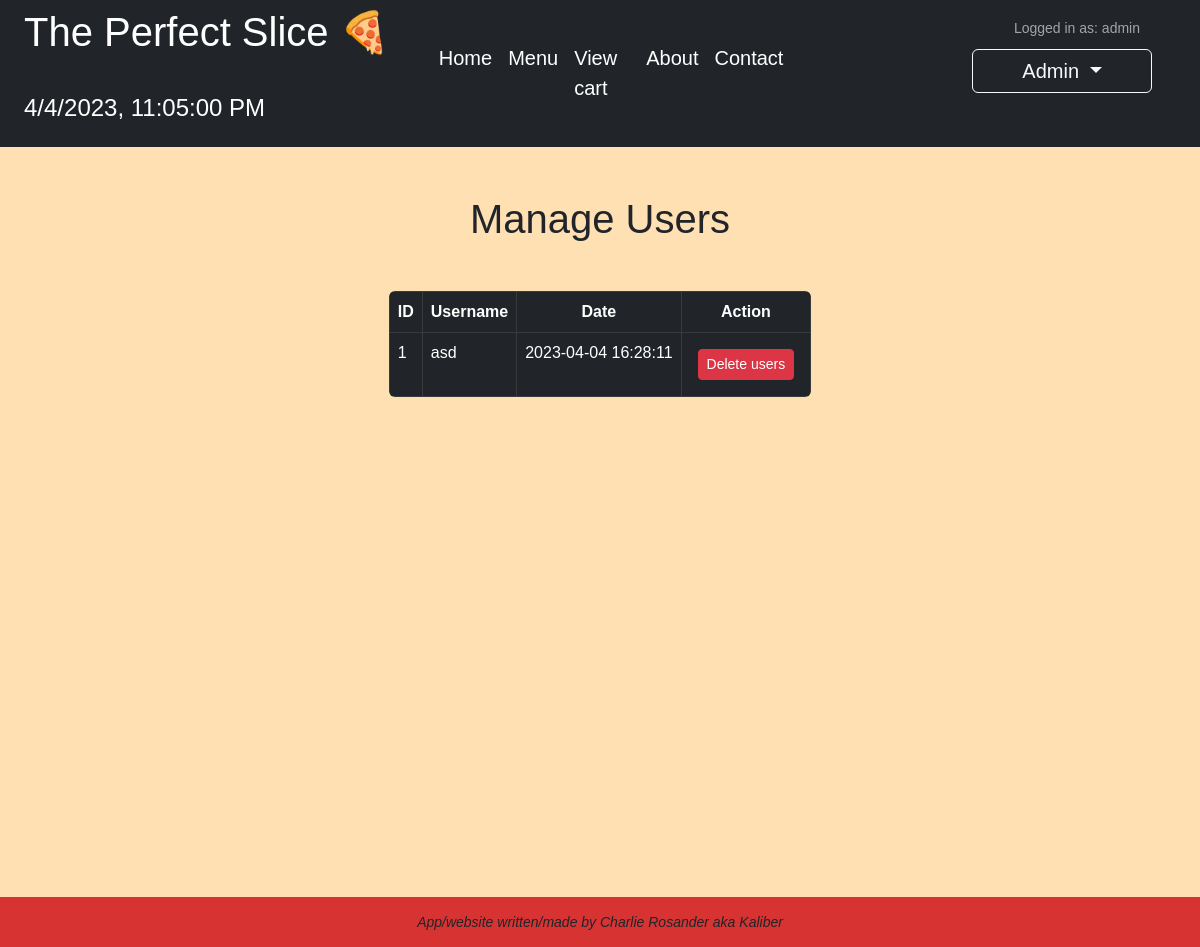
Before: /users (signed in) with the older database file.
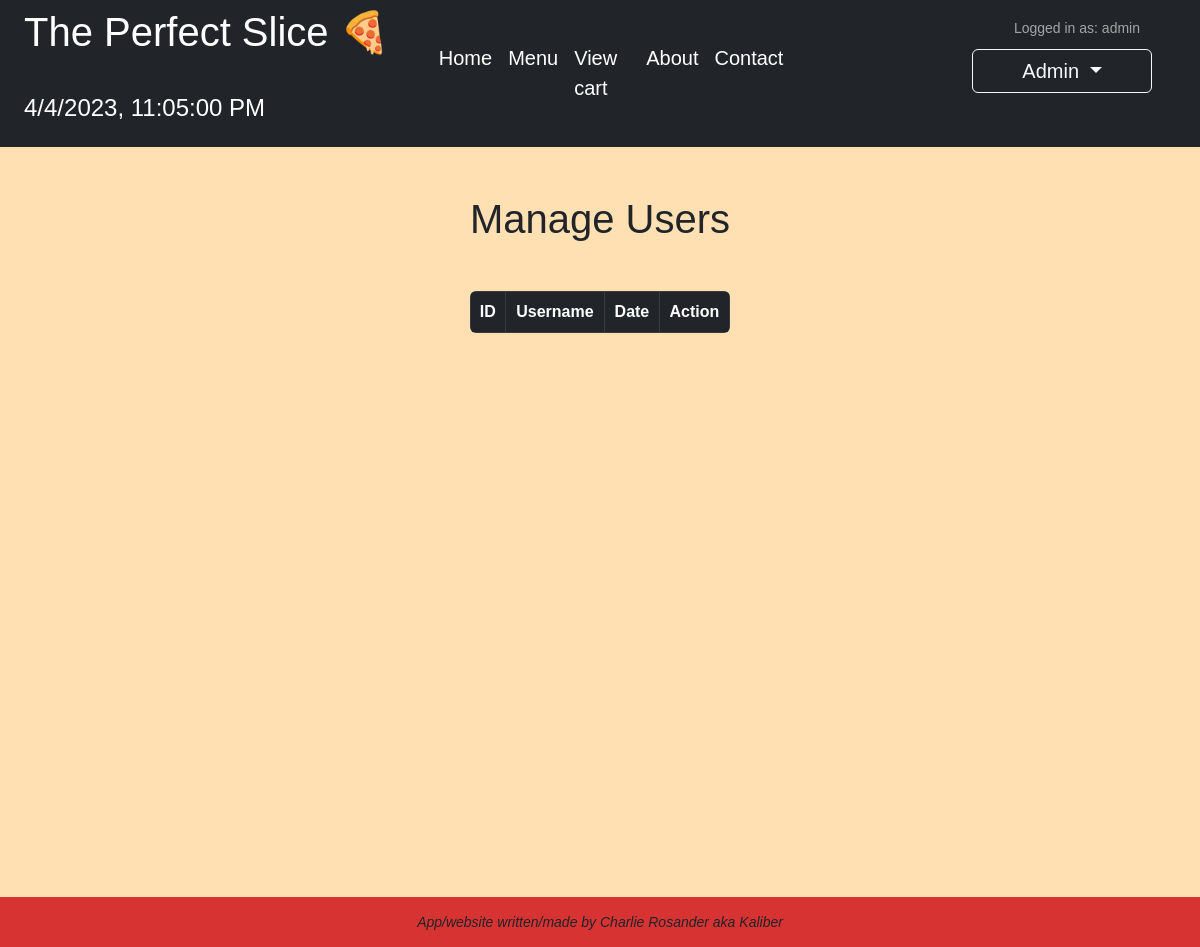
After: the same page with the newer database file.
### app.py (models this page shows)
class User(db.Model):
    __tablename__ = 'user'
    id = db.Column(db.Integer, primary_key=True)
    username = db.Column(db.String(80), unique=True, nullable=False)
    password = db.Column(db.String(80), unique=True, nullable=False)
    email = db.Column(db.String(80), unique=True, nullable=True)
    address = db.Column(db.String(80), nullable=True)
    phone = db.Column(db.String(80), nullable=True)
    date = db.Column(db.String(80), nullable=False)

### app.py (the view)
@app.route('/users')
def users():
    if session.get('user') == 'admin':
        all_users = User.query.all()
        return render_template('users.html', all_users=all_users)
    else:
        flash("You are not authorized to view this page.")
        return redirect(url_for('login'))

### templates/users.html (shortened to what this page needs)
{% extends "index.html" %}
{% block content %}
<section class="intro">
    <div class="gradient-custom-2 my-5 ">
        <div class="mask d-flex align-items-center">
            <div class="container">
                <div class="row justify-content-center">
                    <div class="col-12">
                        <h1 class="text-center text mb-5">Manage Users</h1>
                        <div class="table-responsive rounded">
                            <table class="table table-dark table-bordered mb-0">
                                <thead>
                                    <tr>
                                        <th>ID</th>
                                        <th>Username</th>
                                        <th>Date</th>
                                        <th>Action</th>
                                    </tr>
                                </thead>
                                <tbody>
                                    {% for user in all_users %}
                                    <tr>
                                        <td>{{ user.id }}</td>
                                        <td>{{ user.username }}</td>
                                        <td>{{ user.date }}</td>
                                        <td>
                                            <div class="action-buttons">
                                                <form action="{{ url_for('delete_user', user_id=user.id) }}"
                                                    method="post">
                                                    <button type="submit" class="btn btn-danger btn-sm mx-2 my-2">
                                                        Delete users
                                                    </button>
                                                </form>
                                            </div>
                                        </td>
                                    </tr>
                                    {% endfor %}
                                </tbody>
                            </table>
                        </div>
                    </div>
                </div>
            </div>
        </div>
    </div>
</section>
{% endblock %}

Changed rows visible on the page:
removed User: id "1", username "asd", date "2023-04-04 16:28:11"
